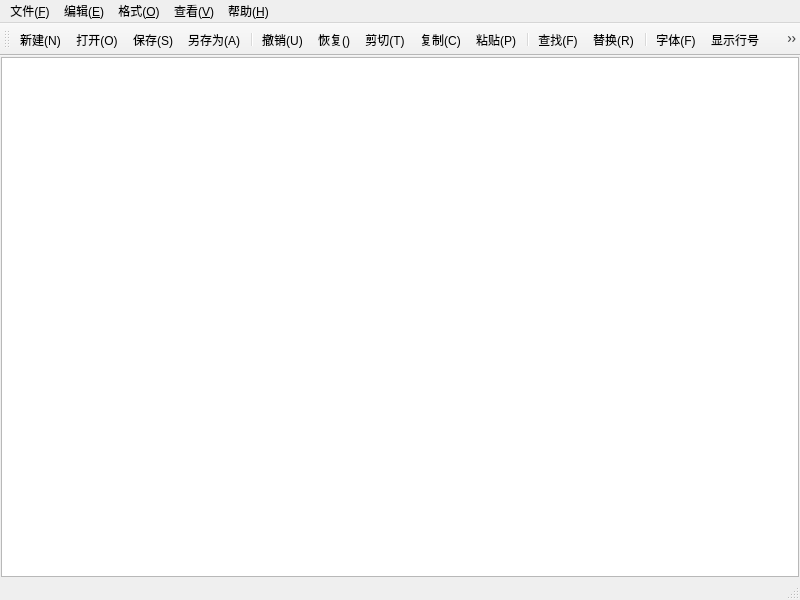
<?xml version="1.0" encoding="UTF-8"?>
<ui version="4.0">
 <class>MainWindow</class>
 <widget class="QMainWindow" name="MainWindow">
  <property name="geometry">
   <rect>
    <x>0</x>
    <y>0</y>
    <width>800</width>
    <height>600</height>
   </rect>
  </property>
  <property name="windowTitle">
   <string>文本编辑器</string>
  </property>
  <property name="windowIcon">
   <iconset theme="QIcon::ThemeIcon::DocumentProperties"/>
  </property>
  <widget class="QWidget" name="centralwidget">
   <layout class="QHBoxLayout" name="horizontalLayout">
    <property name="spacing">
     <number>0</number>
    </property>
    <property name="leftMargin">
     <number>1</number>
    </property>
    <property name="topMargin">
     <number>1</number>
    </property>
    <property name="rightMargin">
     <number>1</number>
    </property>
    <property name="bottomMargin">
     <number>1</number>
    </property>
    <item>
     <widget class="QPlainTextEdit" name="textEdit"/>
    </item>
   </layout>
  </widget>
  <widget class="QMenuBar" name="menubar">
   <property name="geometry">
    <rect>
     <x>0</x>
     <y>0</y>
     <width>800</width>
     <height>25</height>
    </rect>
   </property>
   <property name="focusPolicy">
    <enum>Qt::FocusPolicy::NoFocus</enum>
   </property>
   <widget class="QMenu" name="menu">
    <property name="title">
     <string>文件(&amp;F)</string>
    </property>
    <addaction name="actionNew"/>
    <addaction name="actionactionOpen"/>
    <addaction name="actionactionSave"/>
    <addaction name="actionactionSaveAs"/>
    <addaction name="actionExit"/>
   </widget>
   <widget class="QMenu" name="menu_E">
    <property name="title">
     <string>编辑(&amp;E)</string>
    </property>
    <addaction name="actionUndo"/>
    <addaction name="actionRedo"/>
    <addaction name="actionCut"/>
    <addaction name="actionCopy"/>
    <addaction name="actionPaste"/>
    <addaction name="actionFind"/>
    <addaction name="actionReplace"/>
    <addaction name="actionSelectAll"/>
   </widget>
   <widget class="QMenu" name="menu_O">
    <property name="title">
     <string>格式(&amp;O)</string>
    </property>
    <addaction name="actionChange"/>
    <addaction name="actionShow"/>
    <addaction name="actionFont"/>
   </widget>
   <widget class="QMenu" name="menu_V">
    <property name="title">
     <string>查看(&amp;V)</string>
    </property>
    <addaction name="actionToolBar"/>
    <addaction name="actionStatusBar"/>
   </widget>
   <widget class="QMenu" name="menu_H">
    <property name="title">
     <string>帮助(&amp;H)</string>
    </property>
    <addaction name="actionAbout"/>
   </widget>
   <addaction name="menu"/>
   <addaction name="menu_E"/>
   <addaction name="menu_O"/>
   <addaction name="menu_V"/>
   <addaction name="menu_H"/>
  </widget>
  <widget class="QStatusBar" name="statusbar"/>
  <widget class="QToolBar" name="toolBar">
   <property name="windowTitle">
    <string>toolBar</string>
   </property>
   <attribute name="toolBarArea">
    <enum>TopToolBarArea</enum>
   </attribute>
   <attribute name="toolBarBreak">
    <bool>false</bool>
   </attribute>
   <addaction name="actionNew"/>
   <addaction name="actionactionOpen"/>
   <addaction name="actionactionSave"/>
   <addaction name="actionactionSaveAs"/>
   <addaction name="separator"/>
   <addaction name="actionUndo"/>
   <addaction name="actionRedo"/>
   <addaction name="actionCut"/>
   <addaction name="actionCopy"/>
   <addaction name="actionPaste"/>
   <addaction name="separator"/>
   <addaction name="actionFind"/>
   <addaction name="actionReplace"/>
   <addaction name="separator"/>
   <addaction name="actionFont"/>
   <addaction name="actionShow"/>
   <addaction name="actionChange"/>
   <addaction name="separator"/>
   <addaction name="actionToolBar"/>
   <addaction name="actionStatusBar"/>
   <addaction name="separator"/>
  </widget>
  <action name="actionNew">
   <property name="icon">
    <iconset resource="res.qrc">
     <normaloff>:/img/actionNew.png</normaloff>:/img/actionNew.png</iconset>
   </property>
   <property name="text">
    <string>新建(&amp;N)</string>
   </property>
   <property name="toolTip">
    <string>新建</string>
   </property>
   <property name="statusTip">
    <string/>
   </property>
   <property name="shortcut">
    <string>Ctrl+N</string>
   </property>
   <property name="menuRole">
    <enum>QAction::MenuRole::NoRole</enum>
   </property>
  </action>
  <action name="actionactionOpen">
   <property name="icon">
    <iconset resource="res.qrc">
     <normaloff>:/img/open.png</normaloff>:/img/open.png</iconset>
   </property>
   <property name="text">
    <string>打开(&amp;O)</string>
   </property>
   <property name="toolTip">
    <string>打开</string>
   </property>
   <property name="shortcut">
    <string>Ctrl+O</string>
   </property>
   <property name="menuRole">
    <enum>QAction::MenuRole::NoRole</enum>
   </property>
  </action>
  <action name="actionactionSave">
   <property name="icon">
    <iconset resource="res.qrc">
     <normaloff>:/img/save.png</normaloff>:/img/save.png</iconset>
   </property>
   <property name="text">
    <string>保存(&amp;S)</string>
   </property>
   <property name="toolTip">
    <string>保存</string>
   </property>
   <property name="shortcut">
    <string>Ctrl+S</string>
   </property>
   <property name="menuRole">
    <enum>QAction::MenuRole::NoRole</enum>
   </property>
  </action>
  <action name="actionactionSaveAs">
   <property name="icon">
    <iconset resource="res.qrc">
     <normaloff>:/img/saveas.png</normaloff>:/img/saveas.png</iconset>
   </property>
   <property name="text">
    <string>另存为(&amp;A)</string>
   </property>
   <property name="toolTip">
    <string>另存为</string>
   </property>
   <property name="menuRole">
    <enum>QAction::MenuRole::NoRole</enum>
   </property>
  </action>
  <action name="actionExit">
   <property name="icon">
    <iconset resource="res.qrc">
     <normaloff>:/img/exit.png</normaloff>:/img/exit.png</iconset>
   </property>
   <property name="text">
    <string>退出(&amp;X)</string>
   </property>
   <property name="toolTip">
    <string>退出</string>
   </property>
   <property name="menuRole">
    <enum>QAction::MenuRole::NoRole</enum>
   </property>
  </action>
  <action name="actionUndo">
   <property name="icon">
    <iconset resource="res.qrc">
     <normaloff>:/img/undo.png</normaloff>:/img/undo.png</iconset>
   </property>
   <property name="text">
    <string>撤销(&amp;U)</string>
   </property>
   <property name="toolTip">
    <string>撤销</string>
   </property>
   <property name="shortcut">
    <string>Ctrl+Z</string>
   </property>
   <property name="menuRole">
    <enum>QAction::MenuRole::NoRole</enum>
   </property>
  </action>
  <action name="actionCut">
   <property name="icon">
    <iconset resource="res.qrc">
     <normaloff>:/img/cut.png</normaloff>:/img/cut.png</iconset>
   </property>
   <property name="text">
    <string>剪切(&amp;T)</string>
   </property>
   <property name="toolTip">
    <string>剪切</string>
   </property>
   <property name="shortcut">
    <string>Ctrl+X</string>
   </property>
   <property name="menuRole">
    <enum>QAction::MenuRole::NoRole</enum>
   </property>
  </action>
  <action name="actionCopy">
   <property name="icon">
    <iconset resource="res.qrc">
     <normaloff>:/img/copy.png</normaloff>:/img/copy.png</iconset>
   </property>
   <property name="text">
    <string>复制(&amp;C)</string>
   </property>
   <property name="toolTip">
    <string>复制</string>
   </property>
   <property name="shortcut">
    <string>Ctrl+C</string>
   </property>
   <property name="menuRole">
    <enum>QAction::MenuRole::NoRole</enum>
   </property>
  </action>
  <action name="actionPaste">
   <property name="icon">
    <iconset resource="res.qrc">
     <normaloff>:/img/paste.png</normaloff>:/img/paste.png</iconset>
   </property>
   <property name="text">
    <string>粘贴(&amp;P)</string>
   </property>
   <property name="toolTip">
    <string>粘贴</string>
   </property>
   <property name="shortcut">
    <string>Ctrl+V</string>
   </property>
   <property name="menuRole">
    <enum>QAction::MenuRole::NoRole</enum>
   </property>
  </action>
  <action name="actionFind">
   <property name="icon">
    <iconset resource="res.qrc">
     <normaloff>:/img/find.png</normaloff>:/img/find.png</iconset>
   </property>
   <property name="text">
    <string>查找(&amp;F)</string>
   </property>
   <property name="toolTip">
    <string>查找</string>
   </property>
   <property name="shortcut">
    <string>Ctrl+F</string>
   </property>
   <property name="menuRole">
    <enum>QAction::MenuRole::NoRole</enum>
   </property>
  </action>
  <action name="actionReplace">
   <property name="icon">
    <iconset resource="res.qrc">
     <normaloff>:/img/replace.png</normaloff>:/img/replace.png</iconset>
   </property>
   <property name="text">
    <string>替换(&amp;R)</string>
   </property>
   <property name="toolTip">
    <string>替换</string>
   </property>
   <property name="shortcut">
    <string>Ctrl+H</string>
   </property>
   <property name="menuRole">
    <enum>QAction::MenuRole::NoRole</enum>
   </property>
  </action>
  <action name="actionFont">
   <property name="icon">
    <iconset resource="res.qrc">
     <normaloff>:/img/font.png</normaloff>:/img/font.png</iconset>
   </property>
   <property name="text">
    <string>字体(&amp;F)</string>
   </property>
   <property name="toolTip">
    <string>字体</string>
   </property>
   <property name="menuRole">
    <enum>QAction::MenuRole::NoRole</enum>
   </property>
  </action>
  <action name="actionChange">
   <property name="icon">
    <iconset resource="res.qrc">
     <normaloff>:/img/change.png</normaloff>:/img/change.png</iconset>
   </property>
   <property name="text">
    <string>自动换行(&amp;W)</string>
   </property>
   <property name="toolTip">
    <string>自动换行</string>
   </property>
   <property name="menuRole">
    <enum>QAction::MenuRole::NoRole</enum>
   </property>
  </action>
  <action name="actionToolBar">
   <property name="icon">
    <iconset resource="res.qrc">
     <normaloff>:/img/tool.png</normaloff>:/img/tool.png</iconset>
   </property>
   <property name="text">
    <string>工具栏(&amp;T)</string>
   </property>
   <property name="toolTip">
    <string>工具栏</string>
   </property>
   <property name="menuRole">
    <enum>QAction::MenuRole::NoRole</enum>
   </property>
  </action>
  <action name="actionStatusBar">
   <property name="icon">
    <iconset resource="res.qrc">
     <normaloff>:/img/status.png</normaloff>:/img/status.png</iconset>
   </property>
   <property name="text">
    <string>状态栏(&amp;S)</string>
   </property>
   <property name="toolTip">
    <string>状态栏</string>
   </property>
   <property name="menuRole">
    <enum>QAction::MenuRole::NoRole</enum>
   </property>
  </action>
  <action name="actionRedo">
   <property name="icon">
    <iconset resource="res.qrc">
     <normaloff>:/img/redo.png</normaloff>:/img/redo.png</iconset>
   </property>
   <property name="text">
    <string>恢复(&amp;)</string>
   </property>
   <property name="toolTip">
    <string>恢复</string>
   </property>
   <property name="shortcut">
    <string>Ctrl+Shift+Z</string>
   </property>
   <property name="menuRole">
    <enum>QAction::MenuRole::NoRole</enum>
   </property>
  </action>
  <action name="actionSelectAll">
   <property name="text">
    <string>全选(&amp;A)</string>
   </property>
   <property name="toolTip">
    <string>全选</string>
   </property>
   <property name="shortcut">
    <string>Ctrl+A</string>
   </property>
   <property name="menuRole">
    <enum>QAction::MenuRole::NoRole</enum>
   </property>
  </action>
  <action name="actionShow">
   <property name="icon">
    <iconset resource="res.qrc">
     <normaloff>:/img/show.png</normaloff>:/img/show.png</iconset>
   </property>
   <property name="text">
    <string>显示行号</string>
   </property>
   <property name="toolTip">
    <string>显示行号</string>
   </property>
   <property name="menuRole">
    <enum>QAction::MenuRole::NoRole</enum>
   </property>
  </action>
  <action name="actionFontColor">
   <property name="text">
    <string>字体颜色</string>
   </property>
   <property name="toolTip">
    <string>字体颜色</string>
   </property>
   <property name="menuRole">
    <enum>QAction::MenuRole::NoRole</enum>
   </property>
  </action>
  <action name="actionFontBackColor">
   <property name="text">
    <string>字体背景色</string>
   </property>
   <property name="toolTip">
    <string>字体背景色</string>
   </property>
   <property name="menuRole">
    <enum>QAction::MenuRole::NoRole</enum>
   </property>
  </action>
  <action name="actionEditorColor">
   <property name="text">
    <string>编辑器颜色</string>
   </property>
   <property name="toolTip">
    <string>编辑器颜色</string>
   </property>
   <property name="menuRole">
    <enum>QAction::MenuRole::NoRole</enum>
   </property>
  </action>
  <action name="actionAbout">
   <property name="text">
    <string>关于(&amp;A)</string>
   </property>
   <property name="toolTip">
    <string>关于</string>
   </property>
   <property name="menuRole">
    <enum>QAction::MenuRole::NoRole</enum>
   </property>
  </action>
 </widget>
 <resources>
  <include location="res.qrc"/>
 </resources>
 <connections/>
</ui>
